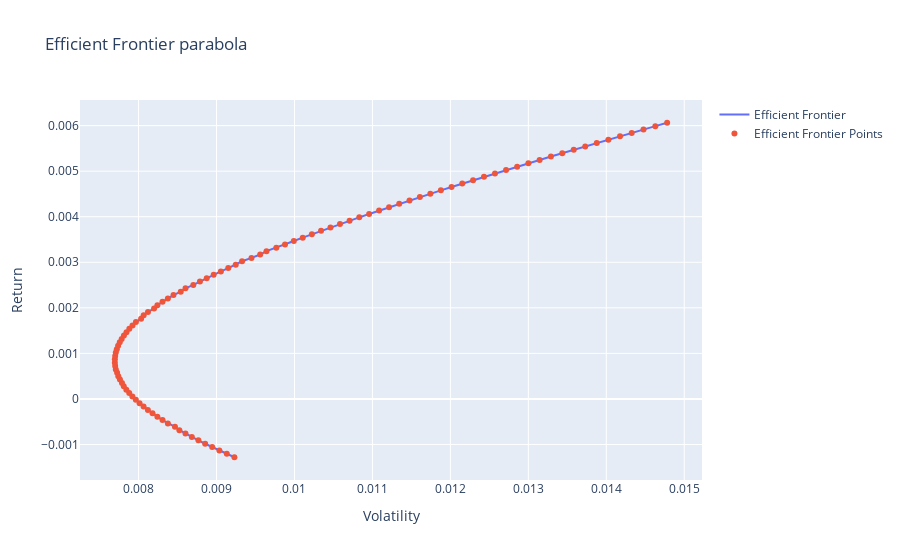
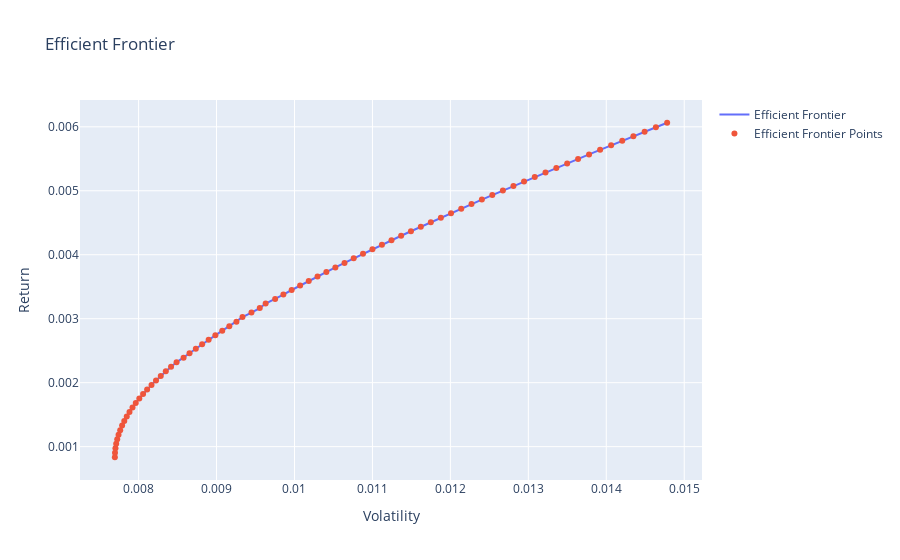

The code cell stored with these charts, in order, in its notebook:
### Code cell
# Call the plot_efficient_frontier_parabola function
portfolio_optimizer1.plot_efficient_frontier_parabola()

# Call the plot_efficient_frontier function
portfolio_optimizer1.plot_efficient_frontier()
